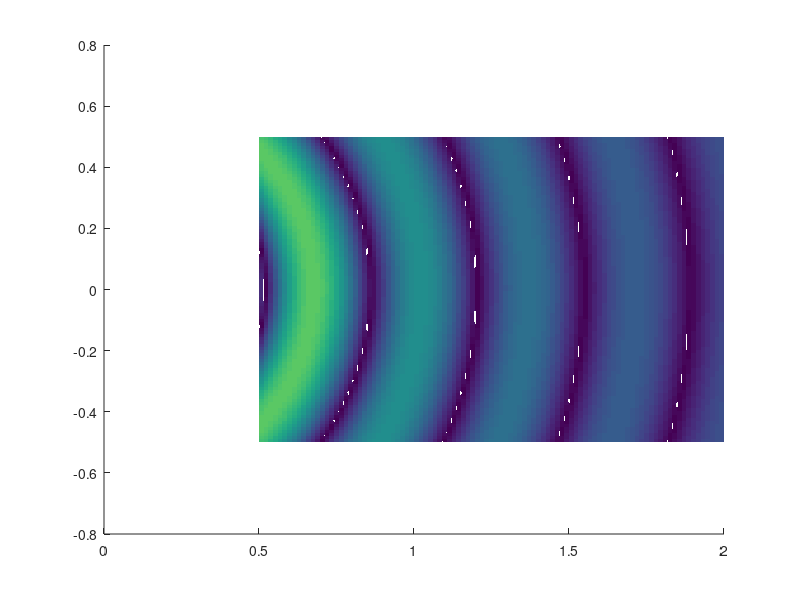

Write the MATLAB code that produced this figure.
close all
clear all
clc

p_o_i=1;%1Pa

f=500;%Hz
vp=343;%[m/s]
landa=vp/f;
k=2*pi/landa;
x_i=[0];
z_i=[0];
num_elem=99;

max_x=0.5;
min_x=-0.5;
pasox=(max_x-min_x)/num_elem;

max_z=2;
min_z=0.5;
pasoz=(max_z-min_z)/num_elem;

x=min_x:pasox:max_x;

z=min_z:pasoz:max_z;


d=0;
for m=1:num_elem+1;
    for n=1:num_elem+1;
        d(m,n)=sqrt((x(m)-x_i).^2+(z(n)-z_i).^2);
    end
end


p_i=p_o_i*(exp(-i*k*d)./d);
% suma=sum(p_i);
% surface(z,x,abs(p_i))

w=2*pi*f;
t=0:0.1e-3:4e-3;
%p_x_z_t=real(p_i*exp(i*w*t))


for m=1:length(t)
    pt(:,:,m)=real(p_i*exp(i*w*t(m)))
end
pt_normalizado=pt/max(max(max(pt)));

for m=1:length(t)
    clf;
    surface(z,x,abs(pt_normalizado(:,:,m)));
    shading flat
    v=[0 1];
    caxis(v);
    pause(0.2);
end


